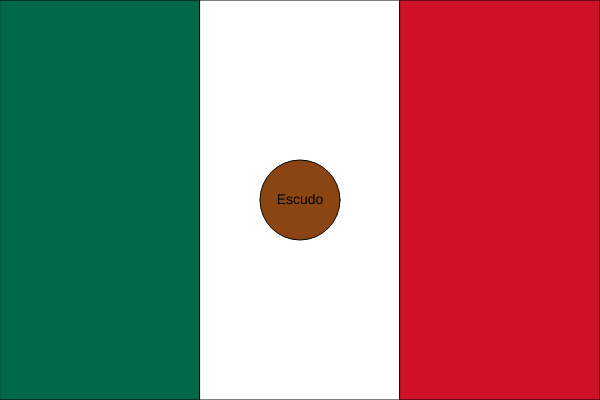
Frame 1 (no input)
Frame 2 (the mouse pressed at the canvas centre, redrawn once): identical to frame 1, image omitted

The p5.js sketch that drew this single still picture (run headless with seeded random() and noise() and a simulated clock; the mouse was pressed at the canvas centre and the sketch redrawn once):

// p5.js sketch
// ── sketch.js
console.log("hola")
function setup() {
  createCanvas(600, 400);
  noLoop();
}

function draw() {
  background(255);

  // Verde
  fill(0, 104, 71);
  rect(0, 0, width / 3, height);

  // Blanco
  fill(255);
  rect(width / 3, 0, width / 3, height);

  // Rojo
  fill(206, 17, 38);
  rect(2 * width / 3, 0, width / 3, height);

  // Escudo simplificado
  fill(139, 69, 19); // color café
  ellipse(width / 2, height / 2, 80, 80);

  fill(0);
  textAlign(CENTER, CENTER);
  textSize(14);
  text("Escudo", width / 2, height / 2);
}
